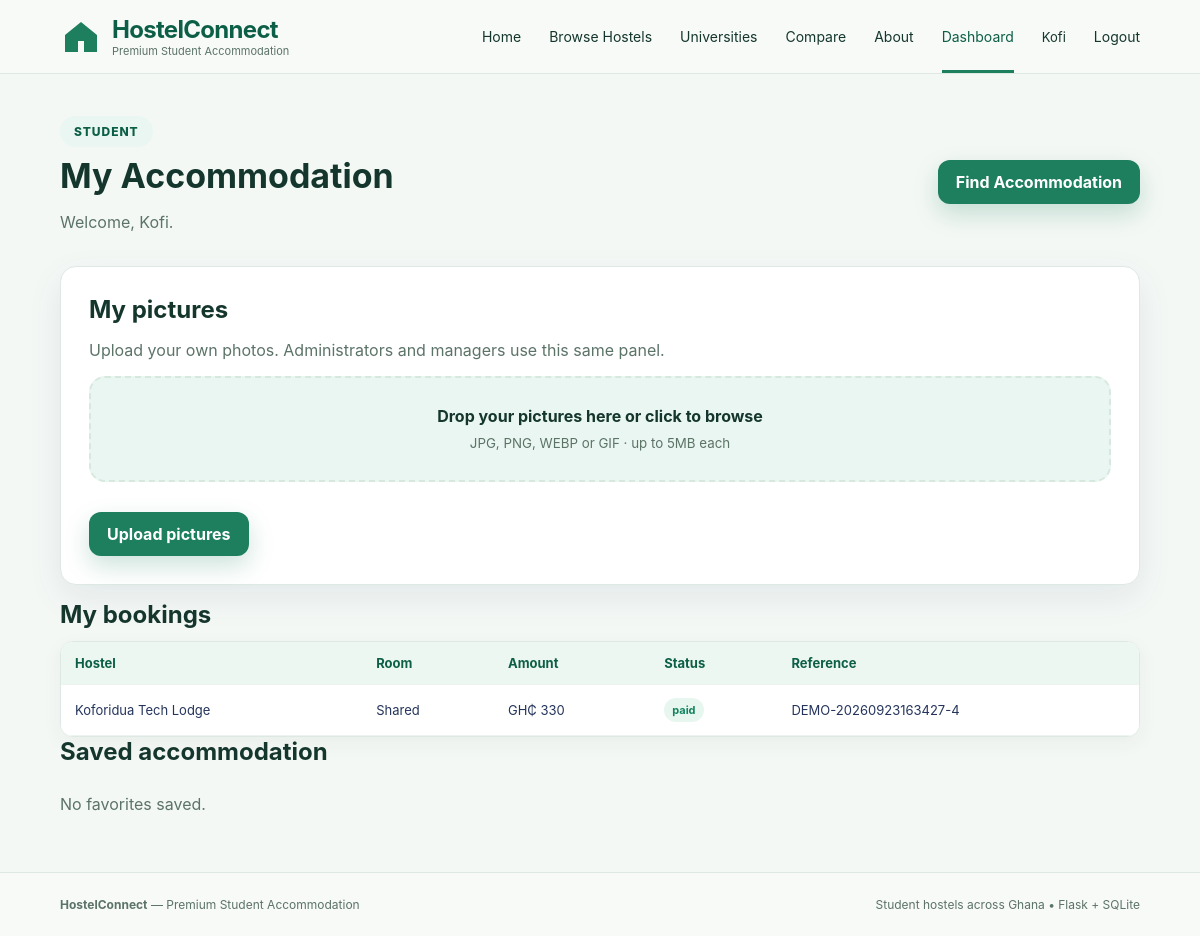
The app's page /dashboard (signed in) with its own data.
### tables this page shows
CREATE TABLE users (
        id INTEGER PRIMARY KEY AUTOINCREMENT,
        full_name TEXT NOT NULL,
        email TEXT UNIQUE NOT NULL,
        password_hash TEXT NOT NULL,
        role TEXT NOT NULL CHECK(role IN ('student','manager','admin')),
        institution TEXT,
        phone TEXT,
        created_at TEXT NOT NULL
    );

CREATE TABLE bookings (
        id INTEGER PRIMARY KEY AUTOINCREMENT,
        room_id INTEGER NOT NULL,
        student_id INTEGER NOT NULL,
        amount REAL NOT NULL,
        status TEXT NOT NULL DEFAULT 'pending'
            CHECK(status IN ('pending','paid','cancelled')),
        payment_reference TEXT,
        created_at TEXT NOT NULL,
        FOREIGN KEY(room_id) REFERENCES rooms(id) ON DELETE CASCADE,
        FOREIGN KEY(student_id) REFERENCES users(id) ON DELETE CASCADE
    );

CREATE TABLE hostels (
        id INTEGER PRIMARY KEY AUTOINCREMENT,
        manager_id INTEGER NOT NULL,
        name TEXT NOT NULL,
        description TEXT,
        region TEXT NOT NULL,
        city TEXT NOT NULL,
        address TEXT,
        latitude REAL,
        longitude REAL,
        facilities TEXT,
        image_url TEXT,
        verified INTEGER NOT NULL DEFAULT 0,
        created_at TEXT NOT NULL, university TEXT, source_url TEXT, price_note TEXT, is_directory INTEGER NOT NULL DEFAULT 0,
        FOREIGN KEY(manager_id) REFERENCES users(id) ON DELETE CASCADE
    );

CREATE TABLE rooms (
        id INTEGER PRIMARY KEY AUTOINCREMENT,
        hostel_id INTEGER NOT NULL,
        room_type TEXT NOT NULL,
        price REAL NOT NULL,
        total_rooms INTEGER NOT NULL DEFAULT 1,
        available_rooms INTEGER NOT NULL DEFAULT 1, room_label TEXT NOT NULL DEFAULT '', price_period TEXT NOT NULL DEFAULT 'month',
        FOREIGN KEY(hostel_id) REFERENCES hostels(id) ON DELETE CASCADE
    );

### app.py (the view)
@app.route("/dashboard")
@login_required
def dashboard():
    user = current_user()
    if user["role"] == "admin":
        return redirect(url_for("admin_dashboard"))
    if user["role"] == "manager":
        return redirect(url_for("manager_dashboard"))
    db = get_db()
    bookings = db.execute("""SELECT b.*, r.room_type, r.price, h.name hostel_name
                             FROM bookings b JOIN rooms r ON r.id=b.room_id
                             JOIN hostels h ON h.id=r.hostel_id
                             WHERE b.student_id=? ORDER BY b.created_at DESC""",
                          (user["id"],)).fetchall()
    favorites = db.execute("""SELECT h.* FROM favorites f JOIN hostels h ON h.id=f.hostel_id
                              WHERE f.student_id=?""", (user["id"],)).fetchall()
    photos = db.execute("""SELECT * FROM photos WHERE owner_id=? AND hostel_id IS NULL
                           ORDER BY created_at DESC""", (user["id"],)).fetchall()
    db.close()
    return render_template("student_dashboard.html", bookings=bookings, favorites=favorites, photos=photos)

### app.py (called while the page is built)
def get_db():
    DB_PATH.parent.mkdir(parents=True, exist_ok=True)
    conn = sqlite3.connect(str(DB_PATH))
    conn.row_factory = sqlite3.Row
    conn.execute("PRAGMA foreign_keys = ON")
    return conn

@app.context_processor
def inject_globals():
    return {
        "regions": REGIONS,
        "universities": UNIVERSITY_NAMES,
        "universities_by_region": UNIVERSITIES_BY_REGION,
        "current_user": current_user(),
        "app_name": APP_NAME,
        "app_slogan": APP_SLOGAN,
        "media_url": media_url,
    }

def current_user():
    uid = session.get("user_id")
    if not uid:
        return None
    db = get_db()
    user = db.execute("SELECT * FROM users WHERE id=?", (uid,)).fetchone()
    db.close()
    return user

def login_required(view):
    @wraps(view)
    def wrapped(*args, **kwargs):
        if not current_user():
            flash("Please sign in first.", "warning")
            return redirect(url_for("login"))
        return view(*args, **kwargs)
    return wrapped

### templates/student_dashboard.html
{% extends "base.html" %}{% block title %}Student Dashboard | {{ app_name }}{% endblock %}
{% block content %}<section class="section"><div class="section-head"><div><span class="eyebrow">STUDENT</span><h1>My Accommodation</h1><p>Welcome, {{current_user['full_name']}}.</p></div><a class="btn" href="{{url_for('index')}}">Find Accommodation</a></div>
<div class="panel property">
  <h2>My pictures</h2>
  <p class="muted">Upload your own photos. Administrators and managers use this same panel.</p>
  <form method="post" action="{{ url_for('upload_my_photos') }}" enctype="multipart/form-data">
    {% include "_upload_panel.html" %}
    <button class="btn">Upload pictures</button>
  </form>
</div>
<h2>My bookings</h2><div class="table-wrap"><table><tr><th>Hostel</th><th>Room</th><th>Amount</th><th>Status</th><th>Reference</th></tr>{% for b in bookings %}<tr><td>{{b['hostel_name']}}</td><td>{{b['room_type']}}</td><td>GH₵ {{ "%.0f"|format(b['amount']) }}</td><td><span class="badge verified">{{b['status']}}</span></td><td>{{b['payment_reference']}}</td></tr>{% else %}<tr><td colspan="5">No bookings yet.</td></tr>{% endfor %}</table></div>
<h2>Saved accommodation</h2><div class="mini-grid">{% for h in favorites %}<a class="mini-card" href="{{url_for('hostel_detail',hostel_id=h['id'])}}"><b>{{h['name']}}</b><span>{{h['city']}}, {{h['region']}}</span></a>{% else %}<p class="muted">No favorites saved.</p>{% endfor %}</div></section>{% endblock %}

### templates/base.html (shortened to what this page needs)
<!doctype html>
<html lang="en">
<head>
<link rel="stylesheet" href="{{ url_for('static', filename='style.css') }}?v=purple-2">
</head>
<body>
<header class="navbar">
  <a class="brand" href="{{ url_for('index') }}"><span class="logo" aria-hidden="true"><svg viewBox="0 0 40 40"><path d="M4 18 20 5l16 13v17H23V24h-6v11H4z"/></svg></span><span><b>{{ app_name }}</b><small>Premium Student Accommodation</small></span></a>
  <nav id="site-nav" aria-label="Main">
    <a href="{{ url_for('index') }}" class="{% if request.endpoint == 'index' %}active{% endif %}">Home</a>
    <a href="{{ url_for('index') }}#accommodations" class="{% if request.endpoint == 'hostel_detail' %}active{% endif %}">Browse Hostels</a>
    <a href="{{ url_for('index') }}#universities">Universities</a>
    <a href="{{ url_for('index') }}#accommodations">Compare</a>
    <a href="#site-footer">About</a>
    {% if current_user %}
      <a href="{{ url_for('dashboard') }}" class="{% if request.endpoint in ['dashboard','student_dashboard'] %}active{% endif %}">Dashboard</a>
      <span class="nav-user">{{ current_user['full_name'].split()[0] }}</span><a href="{{ url_for('logout') }}">Logout</a>
    {% else %}
      <a href="{{ url_for('login') }}" class="{% if request.endpoint == 'login' %}active{% endif %}">Login</a>
      <a class="btn small{% if request.endpoint == 'register' %} active{% endif %}" href="{{ url_for('register') }}">Sign Up</a>
    {% endif %}
  </nav>
</header>
<main id="main">{% block content %}{% endblock %}</main>
<footer id="site-footer"><div><b>{{ app_name }}</b> — {{ app_slogan }}</div><div>Student hostels across Ghana • Flask + SQLite</div></footer>
</body>
</html>

### static/style.css (style rules this page uses)
:root { --green:#1d7f5d; --green-deep:#0c5f46; --green-soft:#eaf6f1; --green-lighter:#f4faf6; --white:#ffffff; --ink:#14362d; --muted:#5c7368; --line:#dfe9e3; --page:#f4f8f5; --shadow:0 18px 45px rgba(18,57,42,0.12); font-family:Inter,"Segoe UI",Arial,sans-serif;color:var(--ink);background:var(--page) }
* { box-sizing:border-box }
html { scroll-behavior:smooth }
body { margin:0;background:var(--page);color:var(--ink);font-family:Inter,"Segoe UI",Arial,sans-serif }
a { color:var(--green-deep);text-decoration:none }
button,input,select,textarea { font:inherit }
.navbar { height:74px;padding:0 5%;display:flex;align-items:center;justify-content:space-between;gap:24px;background:#f7faf7;color:var(--ink);border-bottom:1px solid var(--line);position:relative;z-index:20 }
.brand { display:flex;align-items:center;gap:10px;color:var(--ink);min-width:220px }
.brand b { font-size:24px;letter-spacing:-.7px;color:var(--green-deep) }
.brand small { display:block;color:var(--muted);font-size:11px }
.logo { width:42px;height:42px;display:grid;place-items:center;color:var(--green) }
.logo svg { width:40px;height:40px;fill:currentColor }
.navbar nav { display:flex;align-items:center;gap:28px;height:100% }
.navbar nav a { height:100%;display:flex;align-items:center;color:var(--ink);font-size:14px;white-space:nowrap }
.navbar nav a:hover,.navbar nav a.active { color:var(--green-deep) }
.navbar nav a.active { box-shadow:inset 0 -3px 0 var(--green) }
.nav-user { color:var(--ink);font-size:13px }
.btn { display:inline-flex;align-items:center;justify-content:center;gap:8px;border:0;border-radius:12px;background:var(--green);color:#fff;padding:12px 18px;font-weight:700;cursor:pointer;box-shadow:0 10px 24px rgba(29,127,93,.22) }
main { min-height:65vh }
.eyebrow { display:inline-flex;align-items:center;background:var(--green-soft);color:var(--green-deep);padding:8px 14px;border-radius:999px;font-size:12px;letter-spacing:.08em;font-weight:800;text-transform:uppercase }
.section { padding:42px 5% }
.section h1,.section h2 { color:var(--ink) }
.section h1 { font-size:34px;margin:8px 0 }
.section h2 { font-size:24px;margin:0 0 12px }
.section-head { display:flex;justify-content:space-between;align-items:center;gap:16px;margin-bottom:18px }
.section-head p,.muted { color:var(--muted) }
.table-wrap { overflow:auto;border:1px solid var(--line);border-radius:13px;background:#fff;box-shadow:0 6px 20px rgba(19,54,45,.05) }
table { width:100%;border-collapse:collapse;background:#fff }
th,td { padding:13px 14px;border-bottom:1px solid #edf3ef;text-align:left;font-size:13px }
th { background:#edf7f1;color:var(--green-deep);font-weight:700 }
td { background:#fff;color:#24345b }
.badge,.availability { display:inline-block;padding:5px 8px;border-radius:99px;font-size:11px;font-weight:750 }
.badge.verified,.availability { background:#e7f7ef;color:#13835f }
.panel { width:100%;max-width:480px;margin:auto;padding:28px;border:1px solid var(--line);border-radius:16px;background:#fff;box-shadow:0 12px 35px rgba(24,55,96,.08) }
.panel h1,.panel h2 { color:var(--ink) }
.mini-grid { display:grid;grid-template-columns:repeat(4,1fr);gap:14px }
.property { max-width:none;margin:15px 0 }
footer { display:flex;justify-content:space-between;gap:15px;padding:24px 5%;border-top:1px solid #dfe9e3;background:#f7faf7;color:var(--muted);font-size:12px }

### records on screen
users: full_name "Kofi"
bookings: hostel_name "Koforidua Tech Lodge", room_type "Shared", amount "330", status "paid", payment_reference "DEMO-20260923163427-4"

### other values on screen
{{ app_name }} "HostelConnect"
{{ app_slogan }} "Premium Student Accommodation"
